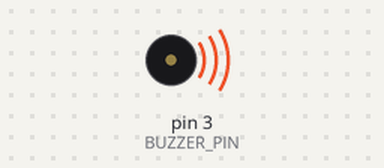
This sketch was run on a simulated Arduino Uno, built with avr-gcc and run on an emulated ATmega328P. On the bench: buzzer (waves = sounding).

Above: at 0.1 s.
At 2.5 s:
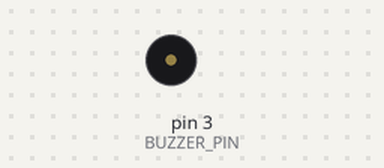
Timing chart, 0 to 4.0 s (numbered marks = the images above):
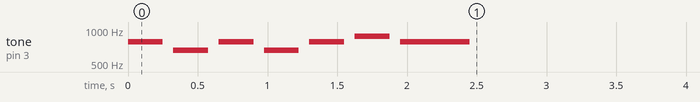

The sketch:

____3-4__________.ino
```cpp
#define C5 523
#define D5 587
#define E5 659
#define F5 698
#define G5 784
#define A5 880

#define BUZZER_PIN 3
#define BUZZER_DELAY_RATE 1.3

int myNote[] = { G5, E5, G5, E5, G5, A5, G5 };
int myDu[] = { 250, 250, 250, 250, 250, 250, 500 };

void setup() {
    for (int i = 0; i < 7; i++) {
        tone(BUZZER_PIN, myNote[i], myDu[i]);
        delay(myDu[i] * BUZZER_DELAY_RATE);
        noTone(BUZZER_PIN);
    }
}

void loop() {
}
```
